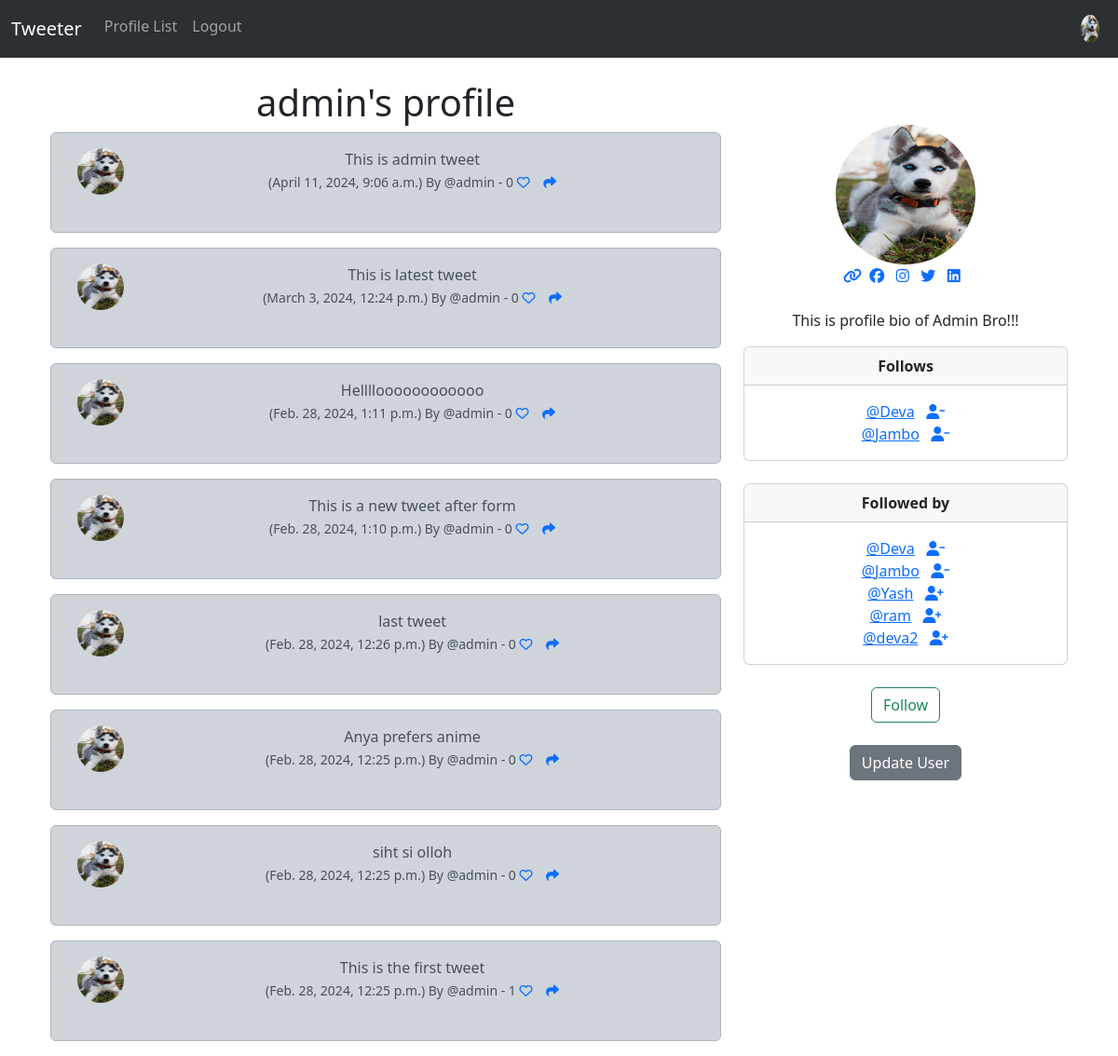
/profile/1 (signed in), run on an earlier commit of the app's database.
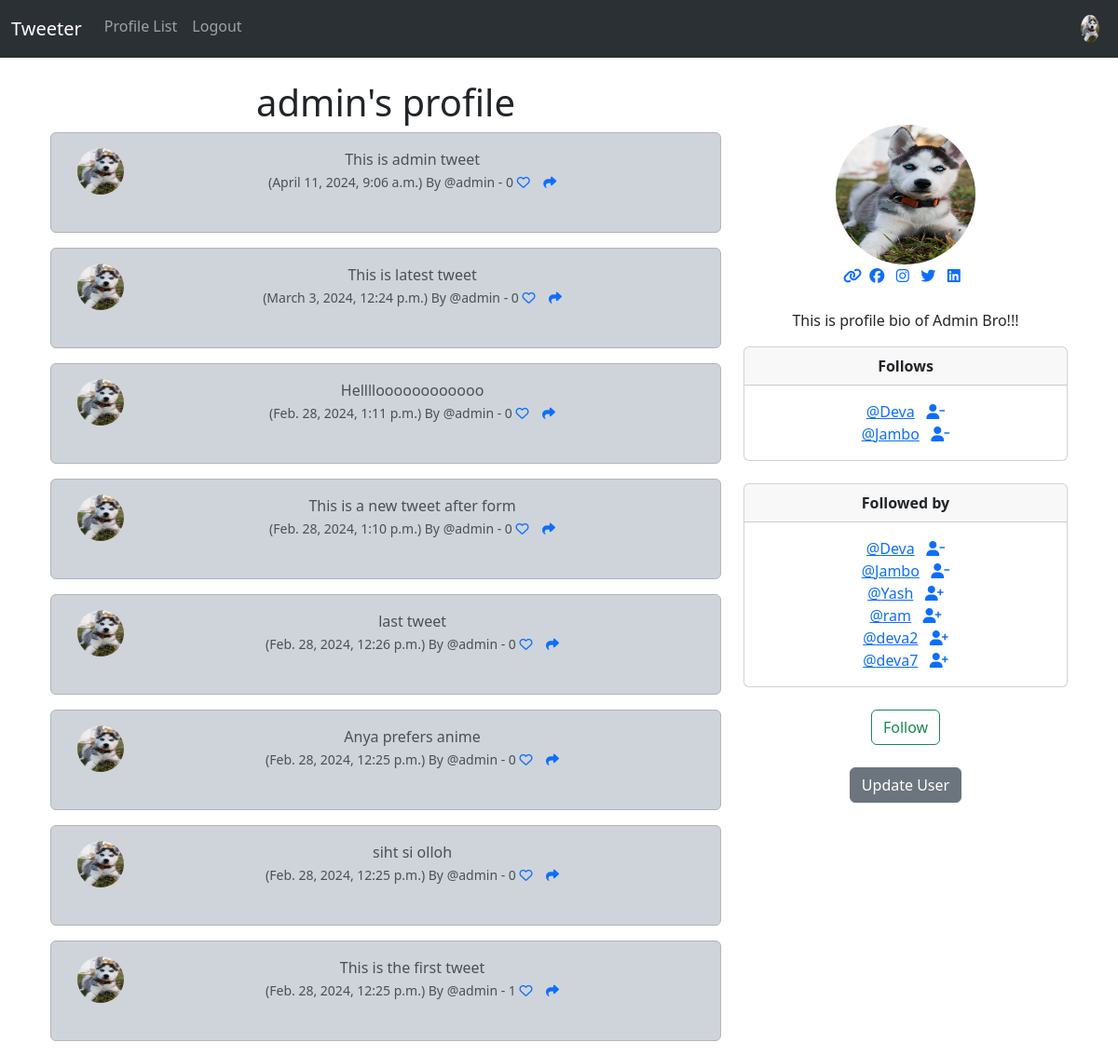
And on a later commit of the database.
### musker/models.py (models this page shows, shortened)
class Tweet(models.Model):
    user = models.ForeignKey(User, on_delete=models.DO_NOTHING, related_name="tweets")
    body = models.CharField(max_length=280)
    created_at = models.DateTimeField(auto_now_add=True)
    likes = models.ManyToManyField(User,blank=True)
    def number_of_likes(self):
        return self.likes.count()

class Profile(models.Model):
    user = models.OneToOneField(User, on_delete=models.CASCADE)
    follows = models.ManyToManyField(
        "self", related_name="followed_by", symmetrical=False, blank=True
    )
    profile_image = models.ImageField(null=True,blank=True,upload_to='images/')
    date_modified = models.DateTimeField(User, auto_now=True, auto_now_add=False)
    profile_bio = models.CharField(null=True,blank=True, max_length=100)
    portfolio_link = models.CharField(null=True,blank=True, max_length=100)
    facebook_link = models.CharField(null=True,blank=True, max_length=100)
    twitter_link = models.CharField(null=True,blank=True, max_length=100)
    instagram_link = models.CharField(null=True,blank=True, max_length=100)
    linkedin_link = models.CharField(null=True,blank=True, max_length=100)
    def __str__(self) -> str:
        return self.user.username

### musker/views.py (the view, shortened to what this page needs)
# urls.py: path('profile/<int:pk>',views.profile,name='profile'),
def profile(request,pk):
    if request.user.is_authenticated:
        my_profile = Profile.objects.get(user_id = pk)
        tweets = Tweet.objects.filter(user_id=pk).order_by("-created_at")
        return render(request,'profile.html',{ "my_profile" : my_profile,"tweets":tweets })
    else:
        messages.error(request,("Erro: You are not loged in"))
        return redirect('home')

### templates/profile.html (shortened to what the changed rows need)
{% extends "base.html" %}
{% load static %}
{% block container %}
<div>
  {% if my_profile %}
  <div class="container text-center">
    <div class="row">
      <div class="col-8">
        <h1>{{my_profile.user.username}}'s profile</h1>
        {% if tweets %}
          {% for tweet in tweets %}
          <div class="alert alert-dark" role="alert">
            <div class="container">
              <div class="row">
                <div class="col-1">
                  {% if my_profile.profile_image %}
                    <img src="{{my_profile.profile_image.url}}" width="50" height="50" class="rounded-circle"  alt="{{my_profile.user.username}}">
                  {% else %}
                    <img src="{% static 'images/user_img.png' %}" width="50" height="50" class="rounded-circle"  alt="{{my_profile.user.username}}">
                  {% endif %}
                </div>
                <div class="col-11">
                    {{tweet.body}} <br>
                    <small>
                      ({{tweet.created_at}}) By @{{tweet.user.username}} - {{tweet.number_of_likes}}
                      {% if user in tweet.likes.all %}
                      <a href="{% url 'tweet_likes' tweet.id%}">
                        <i class="fa-solid fa-heart"></i></a>
                      {% else %}
                      <a href="{% url 'tweet_likes' tweet.id%}">
                        <i class="fa fa-heart-o"></i></a>
                      {% endif %}
                      <a href="{% url 'tweet_show' tweet.id %}">
                          <i class="fa fa-share"></i></a>
                    </small>
                </div><br><br>
              </div>
            </div>
            <br /></div>
          {% endfor %}
        {% endif %}
      </div>
      <div class="col-4">
        <br /><br />
        <br>
        <br><br>
        <div class="card">
          <div class="card-body">
            <p class="card-text">
              {% for i in my_profile.follows.all %}
              <a href="{% url 'profile' i.user.id %}">@{{i}}</a>&nbsp;&nbsp;
              <a href="{% url 'unfollow' i.user.id %}">
                <i class="fa fa-user-minus" ></i></a>
              <br />
              {% endfor %}
            </p>
          </div>
        </div>
        <br />
        <div class="card">
          <div class="card-body">
            <p class="card-text">
              {% for i in my_profile.followed_by.all %}
                <a href="{% url 'profile' i.user.id %}">@{{i}}</a>&nbsp;&nbsp;
                {% if i in my_profile.follows.all %}
                <a href="{% url 'unfollow' i.user.id %}">
                  <i class="fa fa-user-minus" ></i></a>
                {% else %}
                  <a href="{% url 'follow' i.user.id %}">
                    <i class="fa fa-user-plus" ></i></a>
                {% endif %}
                <br />
              {% endfor %}
            </p>
          </div>
        </div>
        <br />
        <br />
      </div>
    </div>
  </div>
  {% endif %}
</div>
{% endblock container %}

What changed in the data, as far as the page shows it:
now on this page (row edited): Profile: user.username "deva7"
